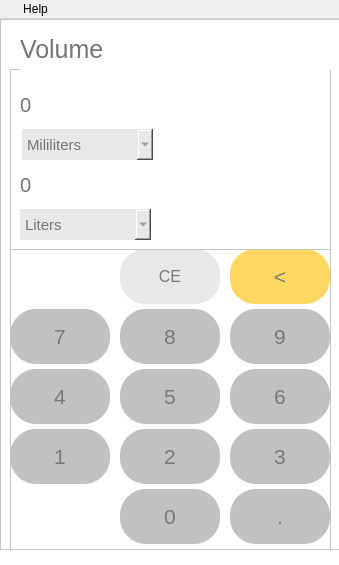
<?xml version="1.0" encoding="UTF-8"?>
<ui version="4.0">
 <class>MainWindow</class>
 <widget class="QMainWindow" name="MainWindow">
  <property name="geometry">
   <rect>
    <x>0</x>
    <y>0</y>
    <width>339</width>
    <height>565</height>
   </rect>
  </property>
  <property name="minimumSize">
   <size>
    <width>339</width>
    <height>565</height>
   </size>
  </property>
  <property name="maximumSize">
   <size>
    <width>339</width>
    <height>565</height>
   </size>
  </property>
  <property name="sizeIncrement">
   <size>
    <width>0</width>
    <height>1</height>
   </size>
  </property>
  <property name="windowTitle">
   <string>Calculator</string>
  </property>
  <property name="windowIcon">
   <iconset>
    <normaloff>../images/logo.png</normaloff>../images/logo.png</iconset>
  </property>
  <property name="toolTipDuration">
   <number>-1</number>
  </property>
  <property name="layoutDirection">
   <enum>Qt::LeftToRight</enum>
  </property>
  <property name="autoFillBackground">
   <bool>false</bool>
  </property>
  <property name="styleSheet">
   <string notr="true"/>
  </property>
  <widget class="QWidget" name="centralwidget">
   <property name="styleSheet">
    <string notr="true">background-color: rgb(255, 255, 255);</string>
   </property>
   <widget class="QFrame" name="frame">
    <property name="geometry">
     <rect>
      <x>0</x>
      <y>0</y>
      <width>341</width>
      <height>531</height>
     </rect>
    </property>
    <property name="styleSheet">
     <string notr="true"/>
    </property>
    <property name="frameShape">
     <enum>QFrame::StyledPanel</enum>
    </property>
    <property name="frameShadow">
     <enum>QFrame::Raised</enum>
    </property>
    <widget class="QFrame" name="frame_buttons">
     <property name="geometry">
      <rect>
       <x>10</x>
       <y>230</y>
       <width>321</width>
       <height>301</height>
      </rect>
     </property>
     <property name="styleSheet">
      <string notr="true"/>
     </property>
     <property name="frameShape">
      <enum>QFrame::StyledPanel</enum>
     </property>
     <property name="frameShadow">
      <enum>QFrame::Raised</enum>
     </property>
     <widget class="QPushButton" name="vol_point">
      <property name="geometry">
       <rect>
        <x>220</x>
        <y>240</y>
        <width>100</width>
        <height>55</height>
       </rect>
      </property>
      <property name="font">
       <font>
        <pointsize>16</pointsize>
       </font>
      </property>
      <property name="styleSheet">
       <string notr="true">color: rgb(120, 120, 120);
background-color: rgb(193, 193, 193);
border-radius: 26px;</string>
      </property>
      <property name="text">
       <string>.</string>
      </property>
     </widget>
     <widget class="QPushButton" name="vol_three">
      <property name="geometry">
       <rect>
        <x>220</x>
        <y>180</y>
        <width>100</width>
        <height>55</height>
       </rect>
      </property>
      <property name="font">
       <font>
        <pointsize>16</pointsize>
       </font>
      </property>
      <property name="styleSheet">
       <string notr="true">color: rgb(120, 120, 120);
background-color: rgb(193, 193, 193);
border-radius: 26px;</string>
      </property>
      <property name="text">
       <string>3</string>
      </property>
     </widget>
     <widget class="QPushButton" name="vol_zero">
      <property name="geometry">
       <rect>
        <x>110</x>
        <y>240</y>
        <width>100</width>
        <height>55</height>
       </rect>
      </property>
      <property name="font">
       <font>
        <pointsize>16</pointsize>
       </font>
      </property>
      <property name="styleSheet">
       <string notr="true">color: rgb(120, 120, 120);
background-color: rgb(193, 193, 193);
border-radius: 26px;</string>
      </property>
      <property name="text">
       <string>0</string>
      </property>
     </widget>
     <widget class="QPushButton" name="vol_two">
      <property name="geometry">
       <rect>
        <x>110</x>
        <y>180</y>
        <width>100</width>
        <height>55</height>
       </rect>
      </property>
      <property name="font">
       <font>
        <pointsize>16</pointsize>
       </font>
      </property>
      <property name="styleSheet">
       <string notr="true">color: rgb(120, 120, 120);
background-color: rgb(193, 193, 193);
border-radius: 26px;</string>
      </property>
      <property name="text">
       <string>2</string>
      </property>
     </widget>
     <widget class="QPushButton" name="vol_eight">
      <property name="geometry">
       <rect>
        <x>110</x>
        <y>60</y>
        <width>100</width>
        <height>55</height>
       </rect>
      </property>
      <property name="font">
       <font>
        <pointsize>16</pointsize>
       </font>
      </property>
      <property name="styleSheet">
       <string notr="true">color: rgb(120, 120, 120);
background-color: rgb(193, 193, 193);
border-radius: 26px;</string>
      </property>
      <property name="text">
       <string>8</string>
      </property>
     </widget>
     <widget class="QPushButton" name="vol_five">
      <property name="geometry">
       <rect>
        <x>110</x>
        <y>120</y>
        <width>100</width>
        <height>55</height>
       </rect>
      </property>
      <property name="font">
       <font>
        <pointsize>16</pointsize>
       </font>
      </property>
      <property name="styleSheet">
       <string notr="true">color: rgb(120, 120, 120);
background-color: rgb(193, 193, 193);
border-radius: 26px;</string>
      </property>
      <property name="text">
       <string>5</string>
      </property>
     </widget>
     <widget class="QPushButton" name="vol_seven">
      <property name="geometry">
       <rect>
        <x>0</x>
        <y>60</y>
        <width>100</width>
        <height>55</height>
       </rect>
      </property>
      <property name="font">
       <font>
        <pointsize>16</pointsize>
       </font>
      </property>
      <property name="styleSheet">
       <string notr="true">color: rgb(120, 120, 120);
background-color: rgb(193, 193, 193);
border-radius: 26px;</string>
      </property>
      <property name="text">
       <string>7</string>
      </property>
     </widget>
     <widget class="QPushButton" name="vol_six">
      <property name="geometry">
       <rect>
        <x>220</x>
        <y>120</y>
        <width>100</width>
        <height>55</height>
       </rect>
      </property>
      <property name="font">
       <font>
        <pointsize>16</pointsize>
       </font>
      </property>
      <property name="styleSheet">
       <string notr="true">color: rgb(120, 120, 120);
background-color: rgb(193, 193, 193);
border-radius: 26px;</string>
      </property>
      <property name="text">
       <string>6</string>
      </property>
     </widget>
     <widget class="QPushButton" name="vol_four">
      <property name="geometry">
       <rect>
        <x>0</x>
        <y>120</y>
        <width>100</width>
        <height>55</height>
       </rect>
      </property>
      <property name="font">
       <font>
        <pointsize>16</pointsize>
       </font>
      </property>
      <property name="styleSheet">
       <string notr="true">color: rgb(120, 120, 120);
background-color: rgb(193, 193, 193);
border-radius: 26px;</string>
      </property>
      <property name="text">
       <string>4</string>
      </property>
     </widget>
     <widget class="QPushButton" name="vol_nine">
      <property name="geometry">
       <rect>
        <x>220</x>
        <y>60</y>
        <width>100</width>
        <height>55</height>
       </rect>
      </property>
      <property name="font">
       <font>
        <pointsize>16</pointsize>
       </font>
      </property>
      <property name="styleSheet">
       <string notr="true">color: rgb(120, 120, 120);
background-color: rgb(193, 193, 193);
border-radius: 26px;</string>
      </property>
      <property name="text">
       <string>9</string>
      </property>
     </widget>
     <widget class="QPushButton" name="vol_one">
      <property name="geometry">
       <rect>
        <x>0</x>
        <y>180</y>
        <width>100</width>
        <height>55</height>
       </rect>
      </property>
      <property name="font">
       <font>
        <pointsize>16</pointsize>
       </font>
      </property>
      <property name="styleSheet">
       <string notr="true">color: rgb(120, 120, 120);
background-color: rgb(193, 193, 193);
border-radius: 26px;</string>
      </property>
      <property name="text">
       <string>1</string>
      </property>
     </widget>
     <widget class="QPushButton" name="vol_ce">
      <property name="geometry">
       <rect>
        <x>110</x>
        <y>0</y>
        <width>100</width>
        <height>55</height>
       </rect>
      </property>
      <property name="font">
       <font>
        <pointsize>12</pointsize>
       </font>
      </property>
      <property name="toolTip">
       <string>Clear</string>
      </property>
      <property name="styleSheet">
       <string notr="true">color: rgb(120, 120, 120);
background-color: rgb(232, 232, 232);
border-radius: 25px;</string>
      </property>
      <property name="text">
       <string>CE</string>
      </property>
     </widget>
     <widget class="QPushButton" name="vol_back">
      <property name="geometry">
       <rect>
        <x>220</x>
        <y>0</y>
        <width>100</width>
        <height>55</height>
       </rect>
      </property>
      <property name="font">
       <font>
        <pointsize>16</pointsize>
       </font>
      </property>
      <property name="toolTip">
       <string>Remove/Back</string>
      </property>
      <property name="styleSheet">
       <string notr="true">color: rgb(120, 120, 120);
border-radius: 25px;
background-color: rgb(255, 216, 97);
</string>
      </property>
      <property name="text">
       <string>&lt;</string>
      </property>
     </widget>
    </widget>
    <widget class="QFrame" name="frame_calculations_display">
     <property name="geometry">
      <rect>
       <x>10</x>
       <y>50</y>
       <width>321</width>
       <height>181</height>
      </rect>
     </property>
     <property name="styleSheet">
      <string notr="true"/>
     </property>
     <property name="frameShape">
      <enum>QFrame::StyledPanel</enum>
     </property>
     <property name="frameShadow">
      <enum>QFrame::Raised</enum>
     </property>
     <widget class="QLabel" name="vol_label_1">
      <property name="geometry">
       <rect>
        <x>10</x>
        <y>20</y>
        <width>141</width>
        <height>31</height>
       </rect>
      </property>
      <property name="font">
       <font>
        <pointsize>15</pointsize>
       </font>
      </property>
      <property name="styleSheet">
       <string notr="true">color: rgb(117, 117, 117);</string>
      </property>
      <property name="text">
       <string>0</string>
      </property>
     </widget>
     <widget class="QLabel" name="vol_label_2">
      <property name="geometry">
       <rect>
        <x>10</x>
        <y>100</y>
        <width>171</width>
        <height>31</height>
       </rect>
      </property>
      <property name="font">
       <font>
        <pointsize>15</pointsize>
       </font>
      </property>
      <property name="styleSheet">
       <string notr="true">color: rgb(117, 117, 117);</string>
      </property>
      <property name="text">
       <string>0</string>
      </property>
     </widget>
     <widget class="QComboBox" name="vol_comboBox_1">
      <property name="geometry">
       <rect>
        <x>12</x>
        <y>60</y>
        <width>131</width>
        <height>31</height>
       </rect>
      </property>
      <property name="font">
       <font>
        <pointsize>11</pointsize>
       </font>
      </property>
      <property name="styleSheet">
       <string notr="true">color: rgb(117, 117, 117);
border-radius: 50px;
background-color: rgb(232, 232, 232);
</string>
      </property>
      <item>
       <property name="text">
        <string>Mililiters</string>
       </property>
      </item>
      <item>
       <property name="text">
        <string>Liters</string>
       </property>
      </item>
      <item>
       <property name="text">
        <string>Cubic meters</string>
       </property>
      </item>
     </widget>
     <widget class="QComboBox" name="vol_comboBox_2">
      <property name="geometry">
       <rect>
        <x>10</x>
        <y>140</y>
        <width>131</width>
        <height>31</height>
       </rect>
      </property>
      <property name="font">
       <font>
        <pointsize>11</pointsize>
       </font>
      </property>
      <property name="styleSheet">
       <string notr="true">color: rgb(117, 117, 117);
border-radius: 50px;
background-color: rgb(232, 232, 232);
</string>
      </property>
      <property name="currentIndex">
       <number>1</number>
      </property>
      <item>
       <property name="text">
        <string>Mililiters</string>
       </property>
      </item>
      <item>
       <property name="text">
        <string>Liters</string>
       </property>
      </item>
      <item>
       <property name="text">
        <string>Cubic meters</string>
       </property>
      </item>
     </widget>
    </widget>
    <widget class="QLabel" name="label">
     <property name="geometry">
      <rect>
       <x>20</x>
       <y>10</y>
       <width>311</width>
       <height>41</height>
      </rect>
     </property>
     <property name="font">
      <font>
       <pointsize>19</pointsize>
      </font>
     </property>
     <property name="styleSheet">
      <string notr="true">color: rgb(117, 117, 117);</string>
     </property>
     <property name="text">
      <string>Volume</string>
     </property>
    </widget>
   </widget>
  </widget>
  <widget class="QMenuBar" name="menuBar">
   <property name="geometry">
    <rect>
     <x>0</x>
     <y>0</y>
     <width>339</width>
     <height>26</height>
    </rect>
   </property>
   <widget class="QMenu" name="menuOption">
    <property name="styleSheet">
     <string notr="true"/>
    </property>
    <property name="title">
     <string/>
    </property>
    <property name="icon">
     <iconset>
      <normaloff>../images/text.png</normaloff>../images/text.png</iconset>
    </property>
    <widget class="QMenu" name="menuCalculator">
     <property name="title">
      <string>Calculator</string>
     </property>
     <property name="icon">
      <iconset>
       <normaloff>../images/calculator(3).png</normaloff>../images/calculator(3).png</iconset>
     </property>
     <addaction name="actionStandard"/>
     <addaction name="actionScientific"/>
     <addaction name="actionProgrammer"/>
     <addaction name="actionDate_Calculation"/>
    </widget>
    <widget class="QMenu" name="menuConverter">
     <property name="title">
      <string>Converter</string>
     </property>
     <property name="icon">
      <iconset>
       <normaloff>../images/recycle.png</normaloff>../images/recycle.png</iconset>
     </property>
     <addaction name="actionCurrency"/>
     <addaction name="actionVolume"/>
     <addaction name="actionLength"/>
     <addaction name="actionWeight_and_Mass"/>
     <addaction name="actionTemperature"/>
     <addaction name="actionEnergy"/>
     <addaction name="actionArea"/>
     <addaction name="actionSpeed"/>
     <addaction name="actionTime"/>
     <addaction name="actionPower"/>
     <addaction name="actionData"/>
     <addaction name="actionPressure"/>
     <addaction name="actionAngle"/>
    </widget>
    <addaction name="menuCalculator"/>
    <addaction name="menuConverter"/>
    <addaction name="separator"/>
    <addaction name="actionExit"/>
   </widget>
   <widget class="QMenu" name="menuHelp">
    <property name="title">
     <string>Help</string>
    </property>
   </widget>
   <addaction name="menuOption"/>
   <addaction name="menuHelp"/>
  </widget>
  <action name="actionDark">
   <property name="text">
    <string>Dark</string>
   </property>
  </action>
  <action name="actionLight">
   <property name="text">
    <string>Light</string>
   </property>
  </action>
  <action name="actionSetting">
   <property name="text">
    <string>Setting</string>
   </property>
  </action>
  <action name="actionExit">
   <property name="icon">
    <iconset>
     <normaloff>../images/logout.png</normaloff>../images/logout.png</iconset>
   </property>
   <property name="text">
    <string>Exit</string>
   </property>
  </action>
  <action name="actionStandard">
   <property name="icon">
    <iconset>
     <normaloff>../images/calculator.png</normaloff>../images/calculator.png</iconset>
   </property>
   <property name="text">
    <string>Standard</string>
   </property>
  </action>
  <action name="actionScientific">
   <property name="icon">
    <iconset>
     <normaloff>../images/microscope.png</normaloff>../images/microscope.png</iconset>
   </property>
   <property name="text">
    <string>Scientific</string>
   </property>
  </action>
  <action name="actionProgrammer">
   <property name="icon">
    <iconset>
     <normaloff>../images/code.png</normaloff>../images/code.png</iconset>
   </property>
   <property name="text">
    <string>Programmer</string>
   </property>
  </action>
  <action name="actionDate_Calculation">
   <property name="icon">
    <iconset>
     <normaloff>../images/calendar.png</normaloff>../images/calendar.png</iconset>
   </property>
   <property name="text">
    <string>Date Calculation</string>
   </property>
  </action>
  <action name="actionCurrency">
   <property name="icon">
    <iconset>
     <normaloff>../images/money.png</normaloff>../images/money.png</iconset>
   </property>
   <property name="text">
    <string>Currency</string>
   </property>
  </action>
  <action name="actionVolume">
   <property name="icon">
    <iconset>
     <normaloff>../images/shapes.png</normaloff>../images/shapes.png</iconset>
   </property>
   <property name="text">
    <string>Volume</string>
   </property>
  </action>
  <action name="actionLength">
   <property name="icon">
    <iconset>
     <normaloff>../images/ruler.png</normaloff>../images/ruler.png</iconset>
   </property>
   <property name="text">
    <string>Length</string>
   </property>
  </action>
  <action name="actionWeight_and_Mass">
   <property name="icon">
    <iconset>
     <normaloff>../images/weighing-scale.png</normaloff>../images/weighing-scale.png</iconset>
   </property>
   <property name="text">
    <string>Weight and Mass</string>
   </property>
  </action>
  <action name="actionTemperature">
   <property name="icon">
    <iconset>
     <normaloff>../images/temperature.png</normaloff>../images/temperature.png</iconset>
   </property>
   <property name="text">
    <string>Temperature</string>
   </property>
  </action>
  <action name="actionEnergy">
   <property name="icon">
    <iconset>
     <normaloff>../images/fire.png</normaloff>../images/fire.png</iconset>
   </property>
   <property name="text">
    <string>Energy</string>
   </property>
  </action>
  <action name="actionArea">
   <property name="icon">
    <iconset>
     <normaloff>../images/area.png</normaloff>../images/area.png</iconset>
   </property>
   <property name="text">
    <string>Area</string>
   </property>
  </action>
  <action name="actionSpeed">
   <property name="icon">
    <iconset>
     <normaloff>../images/fast.png</normaloff>../images/fast.png</iconset>
   </property>
   <property name="text">
    <string>Speed</string>
   </property>
  </action>
  <action name="actionTime">
   <property name="icon">
    <iconset>
     <normaloff>../images/clock.png</normaloff>../images/clock.png</iconset>
   </property>
   <property name="text">
    <string>Time</string>
   </property>
  </action>
  <action name="actionPower">
   <property name="icon">
    <iconset>
     <normaloff>../images/energy.png</normaloff>../images/energy.png</iconset>
   </property>
   <property name="text">
    <string>Power</string>
   </property>
  </action>
  <action name="actionData">
   <property name="icon">
    <iconset>
     <normaloff>../images/statistics.png</normaloff>../images/statistics.png</iconset>
   </property>
   <property name="text">
    <string>Data</string>
   </property>
  </action>
  <action name="actionPressure">
   <property name="icon">
    <iconset>
     <normaloff>../images/indicator.png</normaloff>../images/indicator.png</iconset>
   </property>
   <property name="text">
    <string>Pressure</string>
   </property>
  </action>
  <action name="actionAngle">
   <property name="icon">
    <iconset>
     <normaloff>../images/angle.png</normaloff>../images/angle.png</iconset>
   </property>
   <property name="text">
    <string>Angle</string>
   </property>
  </action>
  <action name="actionHelp">
   <property name="text">
    <string>Help</string>
   </property>
  </action>
  <action name="actionDark_">
   <property name="text">
    <string>Dark</string>
   </property>
  </action>
  <action name="actionLight_">
   <property name="text">
    <string>Light</string>
   </property>
  </action>
 </widget>
 <resources/>
 <connections/>
</ui>
